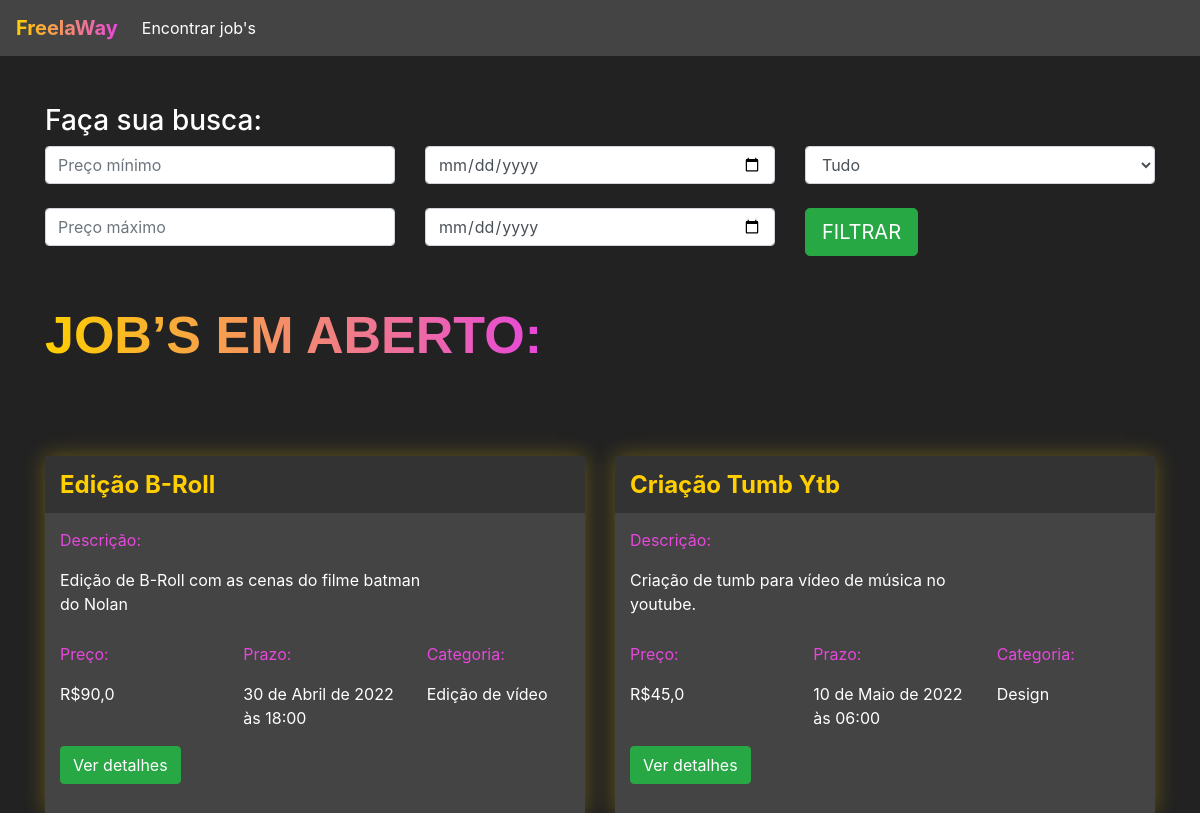
Page /encontrar_jobs/ (signed in) on the earlier database version.
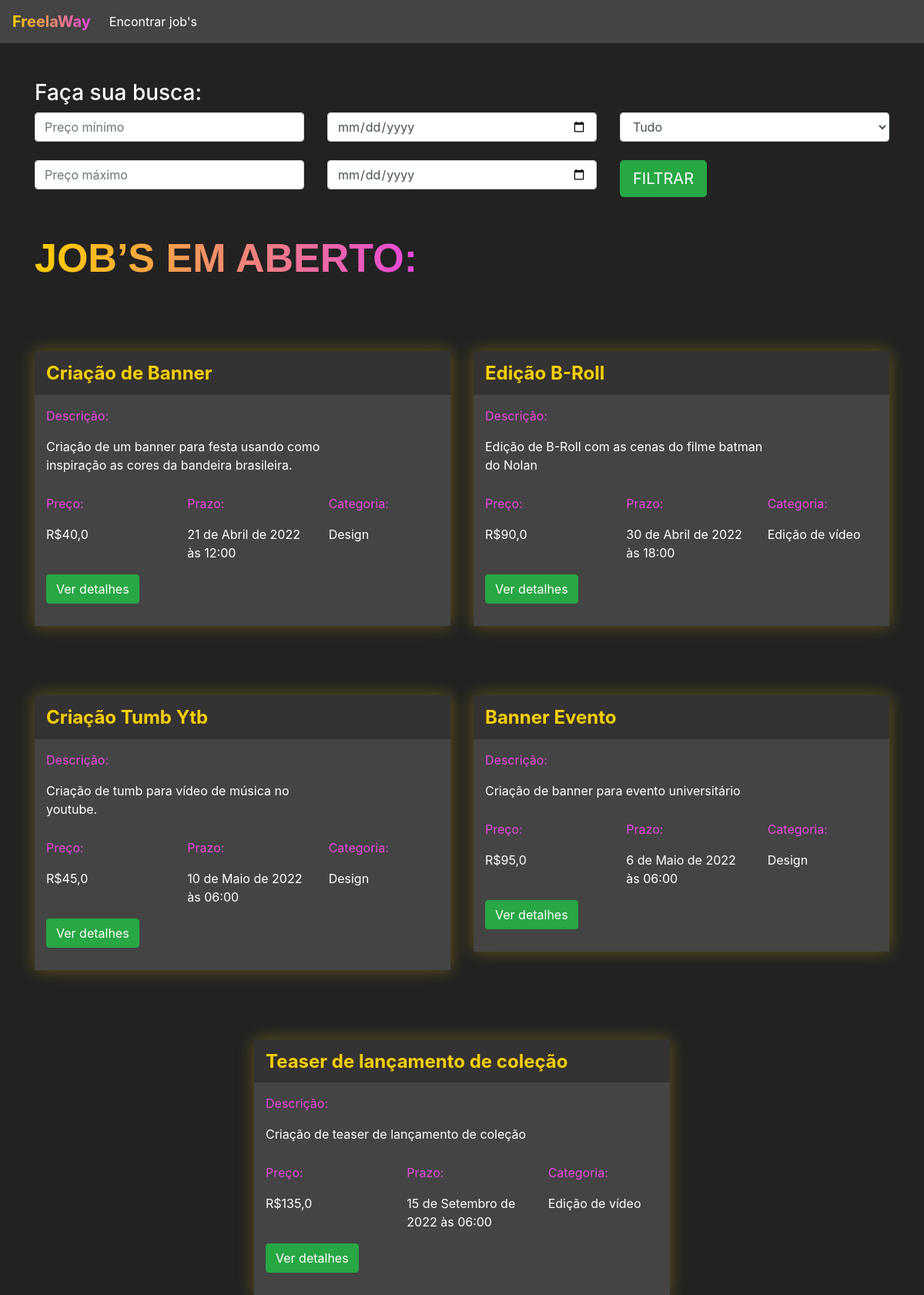
Same page on the later database version.
### jobs/models.py (models this page shows, shortened)
class Jobs(models.Model):
    categoria_choices = (('D', 'Design'),
                         ('EV', 'Edição de Vídeo'))
    status_choices = (('C', 'Em criação'),
                      ('AA', 'Aguardando aprovação'),
                      ('F', 'Finalizado'))
    titulo = models.CharField(max_length=200)
    descricao = models.TextField()
    categoria = models.CharField(max_length=2, choices=categoria_choices, default="D")
    prazo_entrega = models.DateTimeField()
    preco = models.FloatField()
    referencias = models.ManyToManyField(Referencias)
    profissional = models.ForeignKey(User, on_delete=models.DO_NOTHING, null=True, blank=True)
    reservado = models.BooleanField(default=False)
    status = models.CharField(max_length=2, choices=status_choices, default='C')
    arquivo_final = models.FileField(null=True, blank=True)

### jobs/views.py (the view)
# urls.py: path('encontrar_jobs/', views.encontrar_jobs, name="encontrar_jobs"),
@login_required(login_url='/auth/login')
def encontrar_jobs(request):
    if request.method == "GET":
        preco_minimo = request.GET.get('preco_minimo')
        preco_maximo = request.GET.get('preco_maximo')
        prazo_minimo = request.GET.get('prazo_minimo')
        prazo_maximo = request.GET.get('prazo_maximo')
        categoria = request.GET.get('categoria')
        if preco_minimo or preco_maximo or prazo_minimo or prazo_maximo or categoria:
            if not preco_minimo:
                preco_minimo = 0
            if not preco_maximo:
                preco_maximo = 999999
            if not prazo_minimo:
                prazo_minimo = datetime(year=1900, month=1, day=1)
            if not prazo_maximo:
                prazo_maximo = datetime(year=3000, month=1, day=1)
            if categoria == 'D':
                categoria = ['D']
            elif categoria == 'EV':
                categoria = ['EV']
            jobs = Jobs.objects.filter(preco__gte=preco_minimo) \
                .filter(preco__lte=preco_maximo) \
                .filter(prazo_entrega__gte=prazo_minimo) \
                .filter(prazo_entrega__lte=prazo_maximo) \
                .filter(categoria__in=categoria) \
                .filter(reservado=False)
        else:
            jobs = Jobs.objects.filter(reservado=False)
        return render(request, 'encontrar_jobs.html', {'jobs': jobs})

### jobs/models.py (called while the page is built)
    def __str__(self) -> str:
        return self.arquivo.url

### jobs/templates/encontrar_jobs.html (shortened to what this page needs)
{% extends 'base.html' %}
{% load static %}
{% block 'head' %}
<link rel="stylesheet" href="{% static 'jobs/css/encontrar_jobs.css' %}">
{% endblock %}
{% block 'body' %}
<div class="container">
    <br>
    <br>
    <h3>Faça sua busca:</h3>
    <div class="row">
        <div class="col-sm">
            <form action="{% url 'encontrar_jobs' %}" method="GET">
                <input type="text" class="form-control" placeholder="Preço mínimo" name="preco_minimo">
                <br>
                <input type="text" class="form-control" placeholder="Preço máximo" name="preco_maximo">
        </div>
        <div class="col-sm">
            <input type="date" class="form-control" name="prazo_minimo">
            <br>
            <input type="date" class="form-control" name="prazo_maximo">
        </div>
        <div class="col-sm">
            <select class="form-control" name="categoria">
                <option value="">Tudo</option>
            </select>
            <br>
            <input type="submit" class="btn btn-success btn-lg" value="FILTRAR">
        </div>
    </div>
    <br>
    <br>
    <h2 class="titulo">JOB’S EM ABERTO:</h2>
    <div class="row justify-content-around">
        {% for job in jobs %}
        <div class="col-6 row-card">
            <div class="card-job">
                <div class="header-job">
                    <h4 class="titulo-job">{{job.titulo}}</h4>
                </div>
                <div class="body-job">
                    <p class="titulo-body">Descrição:</p>
                    <div style="width: 70%">
                        <p>{{job.descricao}}</p>
                    </div>
                    <div class="row">
                        <div class="col-4">
                            <p class="titulo-body">Preço:</p>
                            <p>R${{job.preco}}</p>
                        </div>
                        <div class="col-4">
                            <p class="titulo-body">Prazo:</p>
                            <p>{{job.prazo_entrega}}</p>
                        </div>
                        <div class="col-4">
                            <p class="titulo-body">Categoria:</p>
                            <p>{% if job.categoria == 'D'%}
                                Design
                                {% elif job.categoria == 'EV'%}
                                Edição de vídeo
                                {% endif %}
                            </p>
                        </div>
                    </div>
                    <button class="btn btn-success" data-toggle="modal" data-target="#modal-{{job.id}}">Ver detalhes
                    </button>
                    <br>
                    <br>
                </div>
            </div>
        </div>
        {% endfor %}
    </div>
</div>
{% endblock %}

### templates/base.html (shortened to what this page needs)
<!doctype html>
<html lang="pt-BR">
  <head>
    {% block 'head' %}
    {% endblock %}
    <link rel="stylesheet" href="https://cdn.jsdelivr.net/npm/bootstrap@4.6.1/dist/css/bootstrap.min.css">
  </head>
  <body class="fundo">
  {% if user.is_authenticated and request.get_full_path != '/' %}
  <nav style="background-color: #444;" class="navbar navbar-expand-lg navbar-dark">
      <a class="navbar-brand" href="/"><span class="font-degrade-nav">FreelaWay</span></a>
      <div class="collapse navbar-collapse" id="navbarNav">
          <ul class="navbar-nav">
              <li class="nav-item active">
                  <a class="nav-link" href="#">Encontrar job's</a>
              </li>
          </ul>
      </div>
  </nav>
  {% endif %}
    {% block 'body' %}{% endblock %}
  </body>
</html>

### templates/static/jobs/css/encontrar_jobs.css (style rules this page uses)
.fundo { background-color: #222; color: white; }
.card-job { background-color: #444; box-shadow: 0 0px 20px 0 rgba( 255, 207, 0, 0.3 ); padding: 0; margin-top: 50px; }
.header-job { background-color: #333; width: 100% !important; padding: 5px; padding-left: 15px; }
.row-card { margin-top: 40px; }
.titulo-job { color: #FFCF00; font-weight: bold; margin-top: 10px; }
.body-job { padding: 5px; padding-left: 15px; }
.titulo-body { color: #E747DC; margin-top: 10px; }
.titulo { font-family: Arial, Helvetica, sans-serif; font-weight: bold; font-size: 52px; display: inline; background-image: linear-gradient(90deg, rgba(255,207,0,1) 0%, rgba(231,71,220,1) 100%); background-clip: text; -webkit-background-clip: text; color: transparent; padding-bottom: 10px; }

### templates/base.html (style rules this page uses)
.font-degrade-nav { background-image: linear-gradient(90deg, rgba(255,207,0,1) 0%, rgba(231,71,220,1) 100%); background-clip: text; -webkit-background-clip: text; color: transparent; padding-bottom: 10px; font-size: 20px; font-weight: bold; }

Differences in the rows shown:
now on this page (row edited): Jobs: titulo "Criação de Banner", descricao "Criação de um banner para festa usando como inspiração as cores da bandeira brasileira.", preco "40,0", prazo_entrega "21 de Abril de 2022 às 12:00", categoria "Design"
added Jobs: titulo "Banner Evento", descricao "Criação de banner para evento universitário", preco "95,0", prazo_entrega "6 de Maio de 2022 às 06:00", categoria "Design"
added Jobs: titulo "Teaser de lançamento de coleção", descricao "Criação de teaser de lançamento de coleção", preco "135,0", prazo_entrega "15 de Setembro de 2022 às 06:00", categoria "Edição de vídeo"
